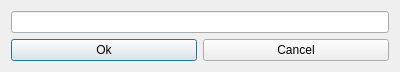
<?xml version="1.0" encoding="UTF-8"?>
<ui version="4.0">
 <class>Dialog</class>
 <widget class="QDialog" name="Dialog">
  <property name="geometry">
   <rect>
    <x>0</x>
    <y>0</y>
    <width>400</width>
    <height>67</height>
   </rect>
  </property>
  <property name="windowTitle">
   <string>Dialog</string>
  </property>
  <layout class="QGridLayout" name="gridLayout">
   <item row="1" column="0">
    <widget class="QPushButton" name="okBut">
     <property name="text">
      <string>Ok</string>
     </property>
    </widget>
   </item>
   <item row="1" column="1">
    <widget class="QPushButton" name="cancelBut">
     <property name="text">
      <string>Cancel</string>
     </property>
    </widget>
   </item>
   <item row="0" column="0" colspan="2">
    <widget class="QLineEdit" name="tickEdit"/>
   </item>
  </layout>
 </widget>
 <resources/>
 <connections/>
</ui>
